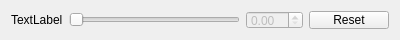
<?xml version="1.0" encoding="UTF-8"?>
<ui version="4.0">
 <class>sliderFloat</class>
 <widget class="QWidget" name="sliderFloat">
  <property name="geometry">
   <rect>
    <x>0</x>
    <y>0</y>
    <width>400</width>
    <height>40</height>
   </rect>
  </property>
  <property name="minimumSize">
   <size>
    <width>0</width>
    <height>40</height>
   </size>
  </property>
  <property name="maximumSize">
   <size>
    <width>16777215</width>
    <height>40</height>
   </size>
  </property>
  <property name="windowTitle">
   <string>Form</string>
  </property>
  <layout class="QHBoxLayout" name="horizontalLayout">
   <item>
    <widget class="QLabel" name="label">
     <property name="text">
      <string>TextLabel</string>
     </property>
    </widget>
   </item>
   <item>
    <widget class="QSlider" name="horizontalSlider">
     <property name="orientation">
      <enum>Qt::Horizontal</enum>
     </property>
    </widget>
   </item>
   <item>
    <widget class="QDoubleSpinBox" name="doubleSpinBox">
     <property name="enabled">
      <bool>false</bool>
     </property>
    </widget>
   </item>
   <item>
    <widget class="QPushButton" name="pushButton">
     <property name="text">
      <string>Reset</string>
     </property>
    </widget>
   </item>
  </layout>
 </widget>
 <resources/>
 <connections/>
</ui>
